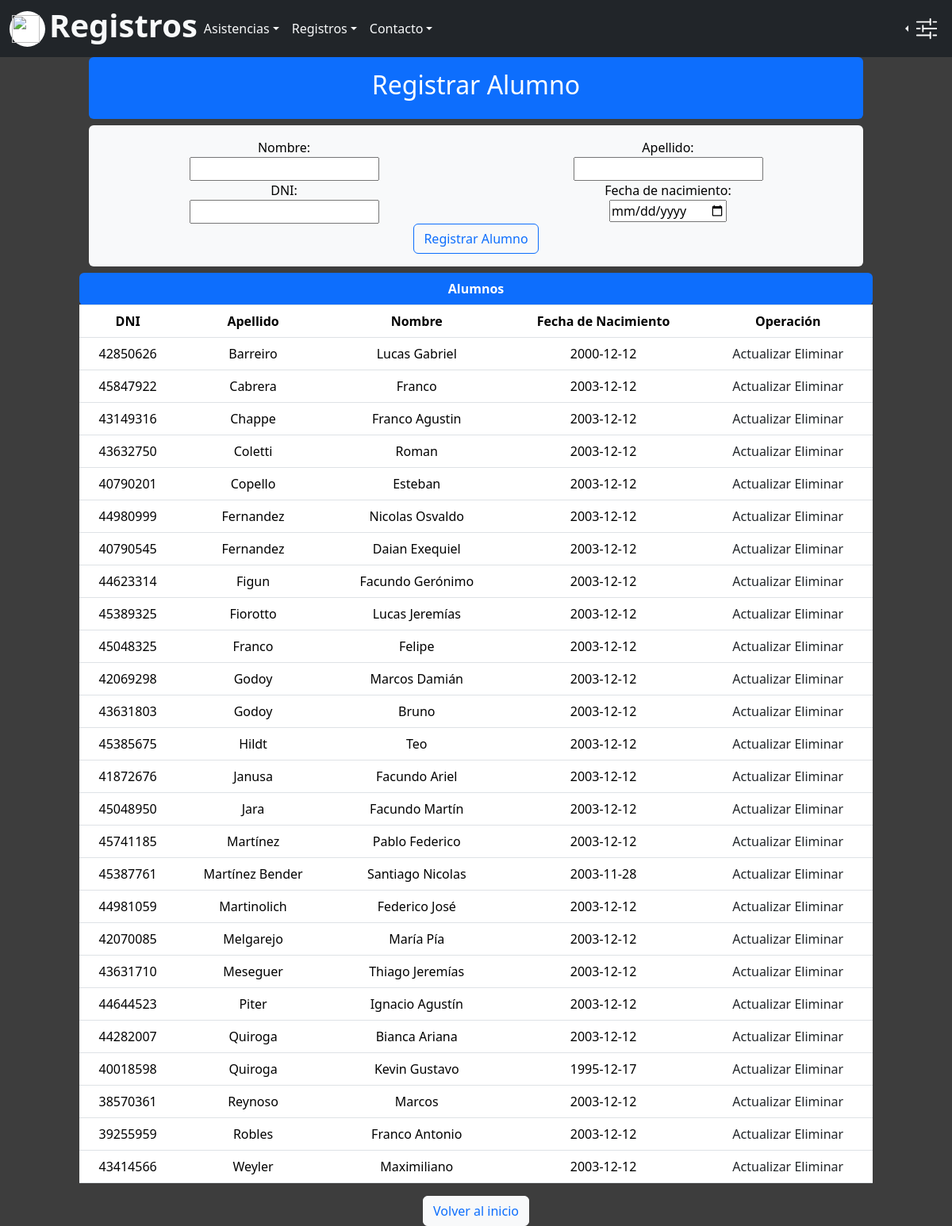
The page /ABM/Alumno/ABM_Alumno.php on the database its author committed.
### tables this page shows
CREATE TABLE IF NOT EXISTS `alumno` (
  `dni` bigint NOT NULL,
  `nombre` varchar(50) NOT NULL,
  `apellido` varchar(50) NOT NULL,
  `fecha_nacimiento` date NOT NULL,
  PRIMARY KEY (`dni`) USING BTREE
);

### BD/conn.php (called while the page is built, shortened)
<?php
class Conexion
{
  private $host = "localhost";
  private $contrasena = "";
  private $bd = "sistemaasistencia";
  private $usuario = "root";
  private $conn;
  public  function __construct()
  {
    $this->conn = new mysqli($this->host, $this->usuario, $this->contrasena, $this->bd);
  }
  public function ejecutar($consulta)
  {
    return $this->conn->query($consulta);
  }
}
?>

### Clases/Alumno.php (called while the page is built, shortened)
<?php
class Alumno extends Persona
{
  public static function listarAlumnos()
  {
    $listarAlumnos = ("SELECT * FROM alumno ORDER BY apellido ASC");
    return $listarAlumnos;
  }
}
?>

### ABM/Alumno/ABM_Alumno.php (the view, shortened to what this page needs)
<?php
include("../../../QuienVino/BD/conn.php");
include("../../../QuienVino/Clases/Alumno.php");
?>
<!DOCTYPE html>
<html lang="en">
<head>
  <link rel="stylesheet" href="../../../QuienVino/Resources/css/bootstrap.min.css" />
  <link rel="stylesheet" href="../../../QuienVino/styleIndex.css">
</head>
<body>
  <nav class="navbar navbar-expand-sm bg-dark navbar-dark">
    <div class="container-fluid">
      <a href="../../../QuienVino/index.php">
        <div class="redondo">
          <img src="../../../QuienVino/Multimedia/logo.png" class="logo">
        </div>
      </a>
      <div class="d-flex justify-content-end">
        <h1 class="text-light"><b>Registros</b></h1>
      </div>
      <div class="collapse navbar-collapse" id="collapsibleNavbar">
        <ul class="navbar-nav">
          <li class="nav-item dropdown">
            <a class="nav-link dropdown-toggle text-light" href="#" role="button"
              data-bs-toggle="dropdown">Asistencias</a>
          </li>
          <li class="nav-item dropdown text-light">
            <a class="nav-link dropdown-toggle text-light" href="#" role="button"
              data-bs-toggle="dropdown">Registros</a>
          </li>
          <li class="nav-item dropdown ">
            <a class="nav-link dropdown-toggle text-light" href="#" role="button" data-bs-toggle="dropdown">Contacto</a>
          </li>
        </ul>
      </div>
      <div class="nav-item dropstart">
        <a class="nav-link dropdown-toggle text-light" href="#" role="button" data-bs-toggle="dropdown"
          aria-expanded="false">
          <img src="../../../QuienVino/Multimedia/sliders2.svg" alt="" class="img-fluid config"
            style="margin-right: 5px;">
        </a>
      </div>
    </div>
  </nav>
  <div class="container col-10">
    <div id="textContainer" class="d-flex justify-content-center p-3 mb-2 bg-primary text-white rounded">
      <h2 class="container__title">Registrar Alumno</h2>
    </div>
    <form class="form text-center p-3 mb-2 bg-light text-black col-12 rounded" action="Alta.php" method="POST">
      <div class="row">
        <div class="col">
          <label for="nombre" class="container__label">Nombre:</label>
          <div class="d-flex justify-content-center"><input type="text" class="container__input" name="nombre"
              id="nombre"></div>
        </div>
        <div class="col"><label for="apellido" class="container__label">Apellido:</label>
          <div class="d-flex justify-content-center"><input type="text" class="container__input" name="apellido"
              id="apellido"></div>
        </div>
      </div>
      <div class="row">
        <div class="col">
          <label for="identificacion" class="container__label">DNI:</label>
          <div><input type="number" class="container__input" name="dni" id="identificacion"></div>
        </div>
        <div class="col">
          <label for="fechado" class="container__label">Fecha de nacimiento:</label>
          <div><input type="date" class="container__input" name="fechaNacimiento" id="fechado"></div>
        </div>
      </div>
      <div class="col-12 text-center">
        <input type="submit" value="Registrar Alumno" class="btn btn-outline-primary">
      </div>
    </form>
  </div>
  <div class="d-flex justify-content-center">
    <div class="col-10 text-center">
      <table class="table table-hover">
        <thead>
          <tr>
            <th colspan="5" class="bg-primary text-white rounded">Alumnos</th>
          </tr>
          <tr>
            <th scope="col">DNI</th>
            <th scope="col">Apellido</th>
            <th scope="col">Nombre</th>
            <th scope="col">Fecha de Nacimiento</th>
            <th scope="col">Operación</th>
          </tr>
        </thead>
        <tbody>
          <?php
          $BD = new Conexion();
          $query = Alumno::listarAlumnos();
          $ejecutar = $BD->ejecutar($query);
          $listado = $ejecutar;
          if ($listado->num_rows <> NULL) {
            while ($row = mysqli_fetch_assoc($listado)) { ?>
              <tr>
                <td>
                  <?php print($row["dni"]); ?>
                </td>
                <td>
                  <?php print($row["apellido"]); ?>
                </td>
                <td>
                  <?php print($row["nombre"]); ?>
                </td>
                <td>
                  <?php print($row["fecha_nacimiento"]); ?>
                </td>
                <td><a href="../../ABM/Alumno/Modificacion.php?dni=<?php echo ($row["dni"]) ?>"
                    class="link-dark table__item__modify">Actualizar</a>
                  <a href="../../ABM/Alumno/Baja.php?dni=<?php echo ($row["dni"]) ?>"
                    class="link-dark table__item__link">Eliminar</a>
                </td>
              </tr>
              <?php
            }
          }
          ?>
      </tbody>
      </table>
    </div>
  </div>
  <div class="d-flex justify-content-center">
    <a href="../../../QuienVino/index.php"><button type="button" class="btn btn-light text-primary">Volver al
        inicio</button></a>
  </div>
</body>
</html>

### styleIndex.css (style rules this page uses)
.redondo { width: 45px; height: 45px; background-color: white; border-radius: 50%; margin-right: 5px; }
.logo { height: 35px; width: 35px; margin-top: 5px; margin-left: 3px; }
a:link, a:visited, a:active { text-decoration: none; color: white; }
b { text-decoration: none; }
body { background-color: rgb(61, 61, 61); }
html,body { overflow-x: hidden; }
.config { width: 30px; height: 30px; }
.config { filter: invert(100%) url(#color-filter); }

### rows shown on the page
alumno: dni "42850626", apellido "Barreiro", nombre "Lucas Gabriel", fecha_nacimiento "2000-12-12"
alumno: dni "45847922", apellido "Cabrera", nombre "Franco", fecha_nacimiento "2003-12-12"
alumno: dni "43149316", apellido "Chappe", nombre "Franco Agustin", fecha_nacimiento "2003-12-12"
alumno: dni "43632750", apellido "Coletti", nombre "Roman", fecha_nacimiento "2003-12-12"
alumno: dni "40790201", apellido "Copello", nombre "Esteban", fecha_nacimiento "2003-12-12"
alumno: dni "44980999", apellido "Fernandez", nombre "Nicolas Osvaldo", fecha_nacimiento "2003-12-12"
alumno: dni "40790545", apellido "Fernandez", nombre "Daian Exequiel", fecha_nacimiento "2003-12-12"
alumno: dni "44623314", apellido "Figun", nombre "Facundo Gerónimo", fecha_nacimiento "2003-12-12"
alumno: dni "45389325", apellido "Fiorotto", nombre "Lucas Jeremías", fecha_nacimiento "2003-12-12"
alumno: dni "45048325", apellido "Franco", nombre "Felipe", fecha_nacimiento "2003-12-12"
alumno: dni "42069298", apellido "Godoy", nombre "Marcos Damián", fecha_nacimiento "2003-12-12"
alumno: dni "43631803", apellido "Godoy", nombre "Bruno", fecha_nacimiento "2003-12-12"
alumno: dni "45385675", apellido "Hildt", nombre "Teo", fecha_nacimiento "2003-12-12"
alumno: dni "41872676", apellido "Janusa", nombre "Facundo Ariel", fecha_nacimiento "2003-12-12"
alumno: dni "45048950", apellido "Jara", nombre "Facundo Martín", fecha_nacimiento "2003-12-12"
alumno: dni "45741185", apellido "Martínez", nombre "Pablo Federico", fecha_nacimiento "2003-12-12"
alumno: dni "45387761", apellido "Martínez Bender", nombre "Santiago Nicolas", fecha_nacimiento "2003-11-28"
alumno: dni "44981059", apellido "Martinolich", nombre "Federico José", fecha_nacimiento "2003-12-12"
alumno: dni "42070085", apellido "Melgarejo", nombre "María Pía", fecha_nacimiento "2003-12-12"
alumno: dni "43631710", apellido "Meseguer", nombre "Thiago Jeremías", fecha_nacimiento "2003-12-12"
alumno: dni "44644523", apellido "Piter", nombre "Ignacio Agustín", fecha_nacimiento "2003-12-12"
alumno: dni "44282007", apellido "Quiroga", nombre "Bianca Ariana", fecha_nacimiento "2003-12-12"
alumno: dni "40018598", apellido "Quiroga", nombre "Kevin Gustavo", fecha_nacimiento "1995-12-17"
alumno: dni "38570361", apellido "Reynoso", nombre "Marcos", fecha_nacimiento "2003-12-12"
alumno: dni "39255959", apellido "Robles", nombre "Franco Antonio", fecha_nacimiento "2003-12-12"
alumno: dni "43414566", apellido "Weyler", nombre "Maximiliano", fecha_nacimiento "2003-12-12"
